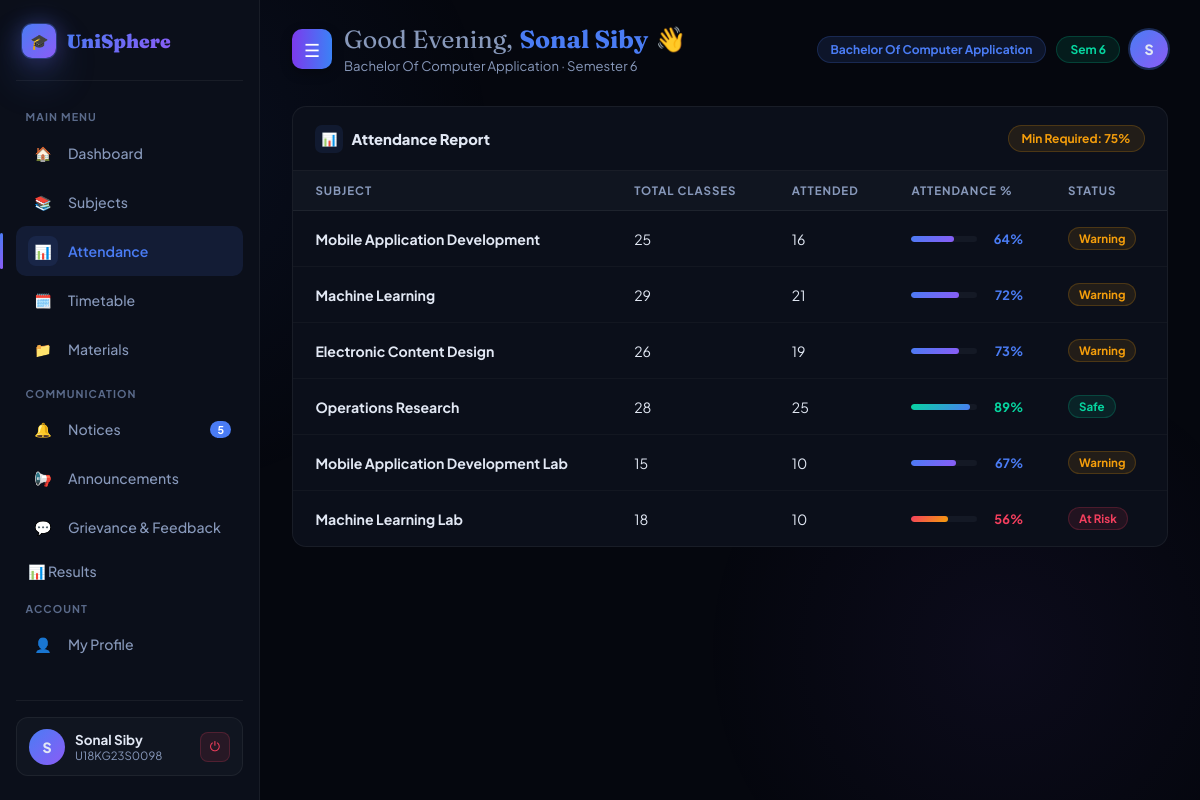
The app's page /dashboard/?section=attendance (signed in) with its own data.
### main/models.py (models this page shows, shortened)
class Student(models.Model):
    user       = models.OneToOneField(User, on_delete=models.CASCADE, related_name='student', null=True, blank=True)
    name       = models.CharField(max_length=100)
    student_id = models.CharField(max_length=50, unique=True)
    email      = models.EmailField()
    course     = models.ForeignKey(Course, on_delete=models.SET_NULL, null=True, blank=True)
    semester   = models.ForeignKey(Semester, on_delete=models.SET_NULL, null=True, blank=True)

class Course(models.Model):
    name = models.CharField(max_length=100)

class Semester(models.Model):
    number = models.IntegerField()

class Attendance(models.Model):
    student        = models.ForeignKey(Student, on_delete=models.CASCADE)
    subject        = models.ForeignKey(Subject, on_delete=models.CASCADE)
    total_classes  = models.IntegerField(default=0)
    attended       = models.IntegerField(default=0)
    @property
    def percentage(self):
        if self.total_classes == 0:
            return 0
        return round((self.attended / self.total_classes) * 100)

class Subject(models.Model):
    name     = models.CharField(max_length=100)
    code     = models.CharField(max_length=20, blank=True)
    credits  = models.IntegerField(default=3)
    semester = models.ForeignKey(Semester, on_delete=models.CASCADE)
    teacher  = models.ForeignKey(Teacher, on_delete=models.SET_NULL, null=True, blank=True)

### main/views.py (the view, shortened to what this page needs)
# urls.py: path('dashboard/', views.dashboard_view, name='dashboard'),
@login_required
def dashboard_view(request):
    ctx = base_context(request)
    section = request.GET.get('section', 'overview')
    ctx['section'] = section
    ctx['notices'] = Notice.objects.all()[:5]
    ctx['announcements'] = Announcement.objects.all()[:3]
    if ctx['role'] == 'student':
        student = ctx['student']
        ctx['subjects'] = Subject.objects.filter(semester=student.semester)
        attendance_qs = Attendance.objects.filter(student=student)
        ctx['attendance_data'] = attendance_qs
        total_classes = sum(a.total_classes or 0 for a in attendance_qs)
        attended_classes = sum(a.attended or 0 for a in attendance_qs)
        if total_classes > 0:
            ctx['avg_attendance'] = round((attended_classes / total_classes) * 100, 2)
        else:
            ctx['avg_attendance'] = 0
        ctx['materials'] = Material.objects.filter(subject__semester=student.semester)
        ctx['materials_count'] = ctx['materials'].count()
        ctx['complaints'] = Complaint.objects.filter(student=student)
        ctx['complaint_categories'] = Complaint._meta.get_field('category').choices
        entries = Timetable.objects.filter(semester=student.semester)
        timeslots = sorted(set([(e.start_time, e.end_time) for e in entries]))
        timetable_matrix = defaultdict(dict)
        for e in entries:
            timetable_matrix[(e.start_time, e.end_time)][e.day] = e
        ctx['timeslots'] = timeslots
        ctx['timetable_matrix'] = timetable_matrix
        ctx['days'] = ['Monday', 'Tuesday', 'Wednesday', 'Thursday', 'Friday', 'Saturday']
    return render(request, 'main/dashboard.html', ctx)

### main/views.py (called while the page is built)
def get_role(user):
    if user.is_superuser:
        return 'admin'
    if hasattr(user, 'teacher'):
        return 'teacher'
    if hasattr(user, 'student'):
        return 'student'
    return 'unknown'

def base_context(request):
    user = request.user
    role = get_role(user)
    ctx = {'user': user, 'role': role}
    if role == 'student':
        ctx['student'] = user.student
    elif role == 'teacher':
        ctx['teacher'] = user.teacher
    return ctx

### main/templates/main/dashboard.html (shortened to what this page needs)
{% extends 'main/base.html' %}
{% load static %}
{% block body %}
{% load custom_filters %}
<aside class="sidebar" id="sidebar">
  <div class="sidebar-logo">
    <div class="logo-orb" style="width:34px;height:34px;font-size:15px;border-radius:10px;">🎓</div>
    <span class="wordmark">UniSphere</span>
  </div>
  <div class="nav-label">Main Menu</div>
  <a href="{% url 'dashboard' %}" class="nav-item {% if section == 'overview' %}active{% endif %}">
    <div class="nav-icon">🏠</div> Dashboard
  </a>
  <a href="{% url 'dashboard' %}?section=subjects" class="nav-item {% if section == 'subjects' %}active{% endif %}">
    <div class="nav-icon">📚</div> Subjects
  </a>
  <a href="{% url 'dashboard' %}?section=attendance" class="nav-item {% if section == 'attendance' %}active{% endif %}">
    <div class="nav-icon">📊</div> Attendance
  </a>
  <a href="{% url 'dashboard' %}?section=timetable" class="nav-item {% if section == 'timetable' %}active{% endif %}">
    <div class="nav-icon">🗓️</div> Timetable
  </a>
  <a href="{% url 'dashboard' %}?section=materials" class="nav-item {% if section == 'materials' %}active{% endif %}">
    <div class="nav-icon">📁</div> Materials
  </a>
  <div class="nav-label">Communication</div>
  <a href="{% url 'dashboard' %}?section=notices" class="nav-item {% if section == 'notices' %}active{% endif %}">
    <div class="nav-icon">🔔</div> Notices
    {% if notices %}<span class="nav-badge">{{ notices|length }}</span>{% endif %}
  </a>
  <a href="{% url 'dashboard' %}?section=announcements" class="nav-item {% if section == 'announcements' %}active{% endif %}">
    <div class="nav-icon">📢</div> Announcements
  </a>
  {% if role == 'student' %}
  <a href="{% url 'dashboard' %}?section=complaints" class="nav-item {% if section == 'complaints' %}active{% endif %}">
    <div class="nav-icon">💬</div> Grievance & Feedback
  </a>
  <a href="{% url 'dashboard' %}?section=results" class="nav-item {% if section == 'results' %}active{% endif %}">
    📊 Results
  </a>
  {% endif %}
  <div class="nav-label">Account</div>
  <a href="{% url 'dashboard' %}?section=profile" class="nav-item {% if section == 'profile' %}active{% endif %}">
    <div class="nav-icon">👤</div> My Profile
  </a>
  <div class="sidebar-footer">
    <div class="user-card-mini">
      <div class="avatar">
        {% if role == 'student' %}{{ student.name|first|upper }}
        {% elif role == 'teacher' %}{{ teacher.name|first|upper }}
        {% else %}A{% endif %}
      </div>
      <div class="user-info">
        <div class="uname">
          {% if role == 'student' %}{{ student.name }}
          {% elif role == 'teacher' %}{{ teacher.name }}
          {% else %}Administrator{% endif %}
        </div>
        <div class="uid">
          {% if role == 'student' %}{{ student.student_id }}
          {% elif role == 'teacher' %}{{ teacher.teacher_id }}
          {% else %}Admin{% endif %}
        </div>
      </div>
      <a href="{% url 'logout' %}" class="logout-btn" title="Logout">⏻</a>
    </div>
  </div>
</aside>
<div class="main-content" id="main-content">
  <div class="topbar">
    <div style="display:flex;align-items:center;gap:12px;">
      <button class="hamburger" onclick="toggleSidebar()">☰</button>
      <div>
        <div class="page-heading">
          <span class="greet" id="greeting-text">Hello,</span>
          <span class="hname">
            {% if role == 'student' %}{{ student.name|truncatechars:20 }}
            {% elif role == 'teacher' %}{{ teacher.name|truncatechars:20 }}
            {% else %}Admin{% endif %}
          </span> 👋
        </div>
        <div class="page-sub" id="topbar-date">
          {% if role == 'student' %}
            {{ student.course.name }} &middot; Semester {{ student.semester.number }}
          {% elif role == 'teacher' %}
            {{ teacher.department }} &middot; Faculty
          {% else %}
            Administrator &middot; Full Access
          {% endif %}
        </div>
      </div>
    </div>
    <div class="topbar-right">
      {% if role == 'student' %}
        <div class="chip chip-accent">{{ student.course.name }}</div>
        <div class="chip chip-green">Sem {{ student.semester.number }}</div>
      {% elif role == 'teacher' %}
        <div class="chip chip-amber">Teacher</div>
      {% else %}
        <div class="chip chip-amber">Admin</div>
      {% endif %}
      <div class="avatar-sm">
        {% if role == 'student' %}{{ student.name|first|upper }}
        {% elif role == 'teacher' %}{{ teacher.name|first|upper }}
        {% else %}A{% endif %}
      </div>
    </div>
  </div>
  {% if section == 'attendance' %}
  <div class="panel">
    <div class="panel-header">
      <div class="panel-title"><div class="icon">📊</div> Attendance Report</div>
      <div class="chip chip-amber">Min Required: 75%</div>
    </div>
    {% if attendance_data %}
    <table class="data-table">
      <thead>
        <tr>
          <th>Subject</th>
          <th>Total Classes</th>
          <th>Attended</th>
          <th>Attendance %</th>
          <th>Status</th>
        </tr>
      </thead>
      <tbody>
        {% for a in attendance_data %}
        <tr>
          <td><strong>{{ a.subject.name }}</strong></td>
          <td>{{ a.total_classes }}</td>
          <td>{{ a.attended }}</td>
          <td>
            <div class="progress-wrap">
              <div class="progress-bar">
                <div class="progress-fill {% if a.percentage >= 75 %}green{% elif a.percentage >= 60 %}blue{% else %}danger{% endif %}" style="width:{{ a.percentage }}%"></div>
              </div>
              <div class="progress-pct" style="color:{% if a.percentage >= 75 %}var(--accent3){% elif a.percentage >= 60 %}var(--accent){% else %}var(--danger){% endif %};">{{ a.percentage }}%</div>
            </div>
          </td>
          <td>
            {% if a.percentage >= 85 %}
              <span class="chip chip-green" style="font-size:.72rem;padding:3px 10px;">Safe</span>
            {% elif a.percentage >= 75 %}
              <span class="chip chip-accent" style="font-size:.72rem;padding:3px 10px;">Good</span>
            {% elif a.percentage >= 60 %}
              <span class="chip chip-amber" style="font-size:.72rem;padding:3px 10px;">Warning</span>
            {% else %}
              <span class="chip" style="background:rgba(244,63,94,0.1);color:#f43f5e;border:1px solid rgba(244,63,94,0.2);font-size:.72rem;padding:3px 10px;">At Risk</span>
            {% endif %}
          </td>
        </tr>
        {% endfor %}
      </tbody>
    </table>
    {% else %}
      <div class="empty-state"><div class="es-icon">📊</div><p>No attendance records found.</p></div>
    {% endif %}
  </div>
  {% endif %}
</div>
{% endblock %}

### records on screen
Student: name|first "S", name "Sonal Siby", student_id "U18KG23S0098", course.name "Bachelor Of Computer Application", semester.number "6"
Attendance: subject.name "Mobile Application Development", total_classes "25", attended "16", percentage "64", shows "Warning"
Attendance: subject.name "Machine Learning", total_classes "29", attended "21", percentage "72", shows "Warning"
Attendance: subject.name "Electronic Content Design", total_classes "26", attended "19", percentage "73", shows "Warning"
Attendance: subject.name "Operations Research", total_classes "28", attended "25", percentage "89", shows "Safe"
Attendance: subject.name "Mobile Application Development Lab", total_classes "15", attended "10", percentage "67", shows "Warning"
Attendance: subject.name "Machine Learning Lab", total_classes "18", attended "10", percentage "56", shows "At Risk"

### other values on screen
{{ notices|length }} "5"
